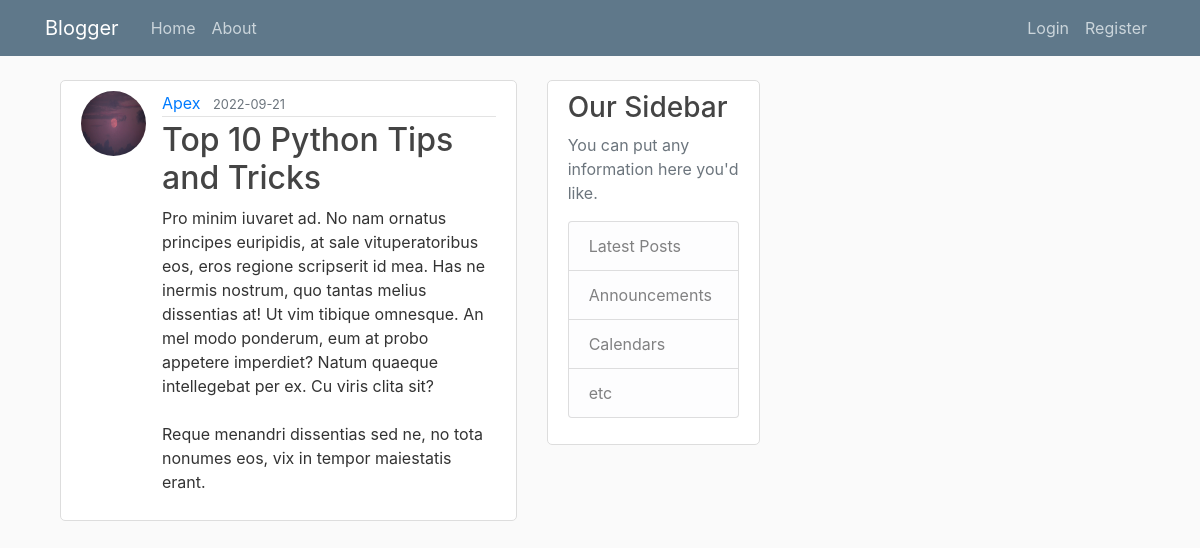
Screenshot of /post/95 with the database file from the repository.
### src/model.py (models this page shows, shortened)
class User(db.Model, UserMixin):
    id = db.Column(db.Integer, primary_key=True)
    username = db.Column(db.String(20), unique=True, nullable=False)
    email = db.Column(db.String(120), unique=True, nullable=False)
    image_file = db.Column(db.String(20), nullable=False, default='default.jpg')
    password = db.Column(db.String(60), nullable=False)
    posts = db.relationship('Post', backref='author', lazy=True)

class Post(db.Model):
    id = db.Column(db.Integer, primary_key=True)
    title = db.Column(db.String(100), nullable=False)
    date_posted = db.Column(db.DateTime, nullable=False, default=datetime.utcnow)
    content = db.Column(db.Text, nullable=False)
    user_id = db.Column(db.Integer, db.ForeignKey('user.id'), nullable=False)

### src/route/post_route.py (the view)
@app.route("/post/<int:post_id>")
def post(post_id):
    post = Post.query.get_or_404(post_id)
    return render_template('post.html', title=post.title, post=post)

### src/templates/post.html (shortened to what this page needs)
{% extends "base.html" %}
{% block content %}
  <article class="media content-section">
    <img class="rounded-circle article-img" src="{{ url_for('static', filename='profile_pics/' + post.author.image_file) }}">
    <div class="media-body">
      <div class="article-metadata">
        <a class="mr-2" href="{{ url_for('user_posts', username=post.author.username) }}">{{ post.author.username }}</a>
        <small class="text-muted">{{ post.date_posted.strftime('%Y-%m-%d') }}</small>
      </div>
      <h2 class="article-title">{{ post.title }}</h2>
      <p class="article-content">{{ post.content }}</p>
    </div>
  </article>
{% endblock content %}

### src/static/main.css (style rules this page uses)
body { background: #fafafa; color: #333333; margin-top: 5rem; }
h1, h2, h3, h4, h5, h6 { color: #444444; }
.content-section { background: #ffffff; padding: 10px 20px; border: 1px solid #dddddd; border-radius: 5px; margin-bottom: 20px; overflow-x:auto; }
.article-title { color: #444444; }
.article-content { white-space: pre-line; }
.article-img { height: 65px; width: 65px; margin-right: 16px; }
.article-metadata { padding-bottom: 1px; margin-bottom: 4px; border-bottom: 1px solid #e3e3e3 }

### rows the page displays
User: image_file (placeholder picture), author.username "Apex"
Post: date_posted "2022-09-21", title "Top 10 Python Tips and Tricks", content "Pro minim iuvaret ad. No nam ornatus principes euripidis, at sale vituperatoribus eos, eros regione scripserit id mea. Has ne inermis nostrum, quo tantas melius dissentias at! Ut vim tibique omnesque. An mel modo ponderum, eum at probo appetere imperdiet? Natum quaeque intellegebat per ex. Cu viris clita sit? Reque menandri dissentias sed ne, no tota nonumes eos, vix in tempor maiestatis erant."
